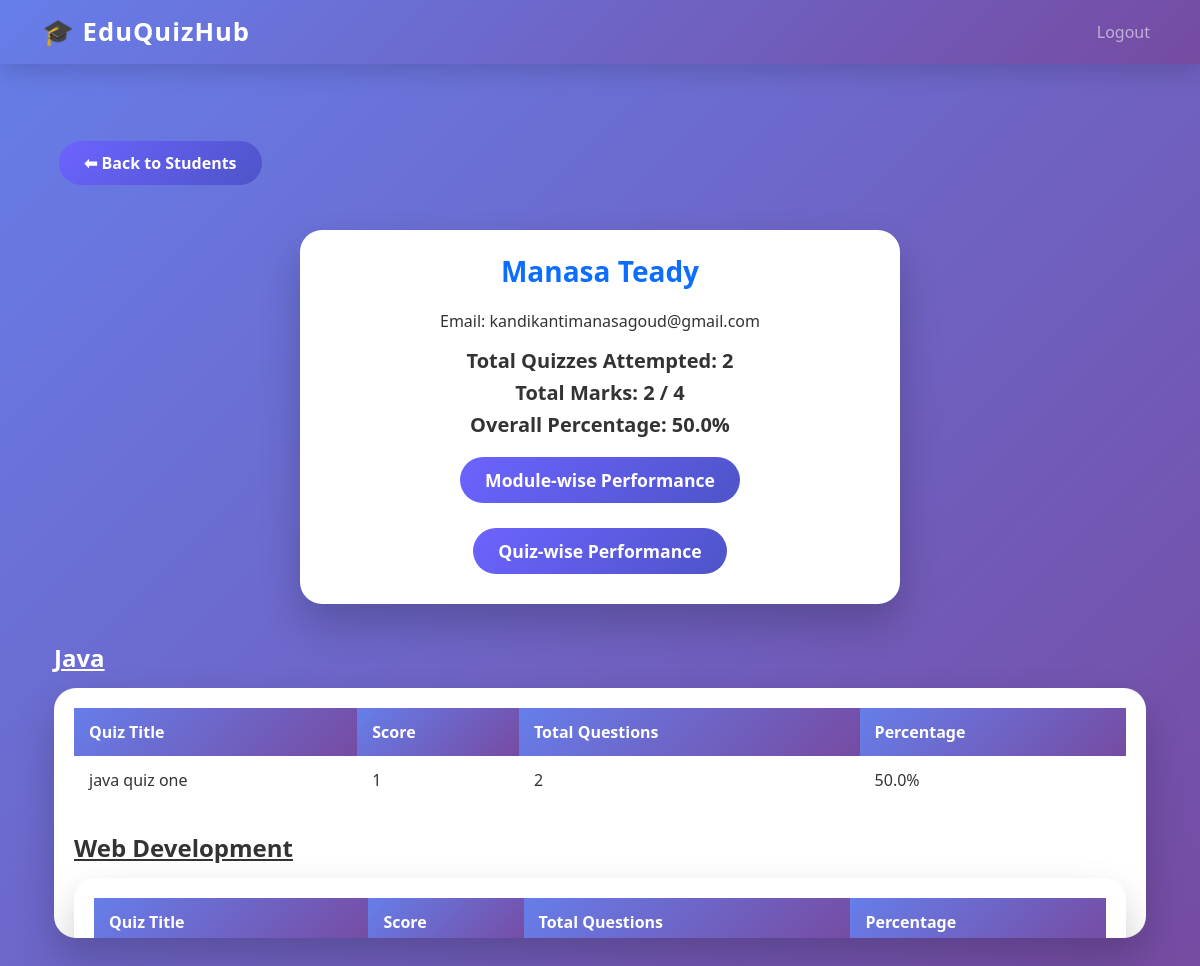
Page /admin/student/2 (signed in) on the committed database.
### tables this page shows
CREATE TABLE users (
    id INTEGER PRIMARY KEY AUTOINCREMENT,
    name TEXT NOT NULL,
    email TEXT UNIQUE NOT NULL,
    password TEXT NOT NULL,
    role TEXT NOT NULL
);

CREATE TABLE attempts (
    id INTEGER PRIMARY KEY AUTOINCREMENT,
    student_id INTEGER NOT NULL,
    quiz_id INTEGER NOT NULL,
    score INTEGER,
    total_questions INTEGER,
    answers TEXT,
    FOREIGN KEY (student_id) REFERENCES users(id),
    FOREIGN KEY (quiz_id) REFERENCES quizzes(id)
);

CREATE TABLE modules (
    id INTEGER PRIMARY KEY AUTOINCREMENT,
    name TEXT NOT NULL
);

CREATE TABLE quizzes (
    id INTEGER PRIMARY KEY AUTOINCREMENT,
    module_id INTEGER NOT NULL,
    title TEXT NOT NULL,
    time_limit INTEGER,
    is_active INTEGER DEFAULT 0,
    FOREIGN KEY (module_id) REFERENCES modules(id)
);

### app.py (the view)
@app.route("/admin/student/<int:student_id>")
def admin_student_detail(student_id):
    if session.get("role") != "admin":
        return redirect(url_for("login"))
    conn = get_db_connection()
    student = conn.execute("SELECT * FROM users WHERE id = ?", (student_id,)).fetchone()
    quizzes = conn.execute("""
        SELECT m.name AS module_name,
               q.title AS quiz_title,
               a.score,
               a.total_questions
        FROM attempts a
        JOIN quizzes q ON a.quiz_id = q.id
        JOIN modules m ON q.module_id = m.id
        WHERE a.student_id = ?
        ORDER BY m.name, q.title
    """, (student_id,)).fetchall()
    total_score = sum(q['score'] for q in quizzes)
    total_possible_score = sum(q['total_questions'] for q in quizzes)
    overall_percentage = round((total_score / total_possible_score * 100) if total_possible_score else 0, 2)
    modules_dict = {}
    for q in quizzes:
        if q['module_name'] not in modules_dict:
            modules_dict[q['module_name']] = []
        modules_dict[q['module_name']].append((q['score'], q['total_questions']))
    modules_labels = []
    modules_scores = []
    for module, scores in modules_dict.items():
        modules_labels.append(module)
        avg = round(sum(s[0] for s in scores) / sum(s[1] for s in scores) * 100, 2) if scores else 0
        modules_scores.append(avg)
    quizzes_labels = [q['quiz_title'] for q in quizzes]
    quizzes_scores = [round(q['score'] / q['total_questions'] * 100, 2) if q['total_questions'] else 0 for q in quizzes]
    conn.close()
    return render_template(
        "admin_student_detail.html",
        student=student,
        quizzes=quizzes,
        total_quizzes=len(quizzes),
        total_score=total_score,
        total_possible_score=total_possible_score,
        overall_percentage=overall_percentage,
        modules_labels=modules_labels,
        modules_scores=modules_scores,
        quizzes_labels=quizzes_labels,
        quizzes_scores=quizzes_scores
    )

### app.py (called while the page is built)
def get_db_connection():
    conn = sqlite3.connect("database.db")
    conn.row_factory = sqlite3.Row
    return conn

### templates/admin_student_detail.html (shortened to what this page needs)
{% extends "base.html" %}
{% block content %}
<div class="container mt-4">
    <a href="{{ url_for('admin_students') }}" class="btn-back">⬅ Back to Students</a>
    <div class="card-center">
        <h3>{{ student.name }}</h3>
        <p>Email: {{ student.email }}</p>
        <h5>Total Quizzes Attempted: {{ total_quizzes }}</h5>
        <h5>Total Marks: {{ total_score }} / {{ total_possible_score }}</h5>
        <h5>Overall Percentage: {{ overall_percentage }}%</h5>
        <div class="btn-group">
            <button class="btn-chart" id="moduleBtn">Module-wise Performance</button>
            <button class="btn-chart" id="quizBtn">Quiz-wise Performance</button>
        </div>
    </div>
    {% set current_module = None %}
    {% for quiz in quizzes %}
        {% if current_module != quiz.module_name %}
            {% if not loop.first %}
                </tbody></table>
            {% endif %}
            <h4>{{ quiz.module_name }}</h4>
            <div class="table-container">
                <table>
                    <thead>
                        <tr>
                            <th>Quiz Title</th>
                            <th>Score</th>
                            <th>Total Questions</th>
                            <th>Percentage</th>
                        </tr>
                    </thead>
                    <tbody>
            {% set current_module = quiz.module_name %}
        {% endif %}
        <tr>
            <td>{{ quiz.quiz_title }}</td>
            <td>{{ quiz.score }}</td>
            <td>{{ quiz.total_questions }}</td>
            <td>{{ ((quiz.score / quiz.total_questions) * 100)|round(2) }}%</td>
        </tr>
        {% if loop.last %}
            </tbody></table>
        </div>
        {% endif %}
    {% endfor %}
</div>
{% endblock %}

### static/css/style.css (style rules this page uses)
body { background-color: #f8f9fa; }
button { font-size: 1.1rem; }
h1, h2, h3 { color: #0d6efd; }

### templates/base.html (style rules this page uses)
body { background: #f4f6fb; font-family: "Segoe UI", sans-serif; }

### templates/admin_student_detail.html (style rules this page uses)
body { background: linear-gradient(135deg,#667eea,#764ba2); min-height:100vh; font-family: 'Segoe UI', Tahoma, Geneva, Verdana, sans-serif; color: #fff; }
h3, h4, h5 { font-weight:700; }
h3 { text-align:center; margin-bottom:20px; }
h4 { margin-top:30px; margin-bottom:15px; text-decoration:underline; }
.btn-back, .btn-chart { background: linear-gradient(135deg,#6c63ff,#4e54c8); color:#fff; border:none; padding:10px 25px; border-radius:30px; font-weight:600; text-decoration:none; margin:5px; display:inline-block; transition: all 0.3s ease; }
.card-center { background:#fff; border-radius:22px; padding:25px; box-shadow:0 20px 40px rgba(0,0,0,0.2); color:#333; max-width:600px; margin: 40px auto; text-align:center; }
.btn-group { display:flex; justify-content:center; gap:15px; flex-wrap:wrap; margin-top:15px; }
.table-container { background:#fff; padding:20px; border-radius:22px; box-shadow:0 20px 40px rgba(0,0,0,0.2); margin-bottom:30px; color:#333; max-height: 250px; overflow-y: auto; }
table { width:100%; border-collapse:collapse; }
th, td { padding:12px 15px; text-align:left; }
th { background: linear-gradient(135deg,#667eea,#764ba2); color:#fff; font-weight:700; }

### rows in the picture
users: name "Manasa Teady", email "kandikantimanasagoud@gmail.com"
attempts: module_name "Java", quiz_title "java quiz one", score "1", total_questions "2", ((quiz.score/quiz.total_questions)*100)|round(2) "50.0"
attempts: module_name "Web Development"

### other values in the picture
{{ total_quizzes }} "2"
{{ total_score }} "2"
{{ total_possible_score }} "4"
{{ overall_percentage }} "50.0"
